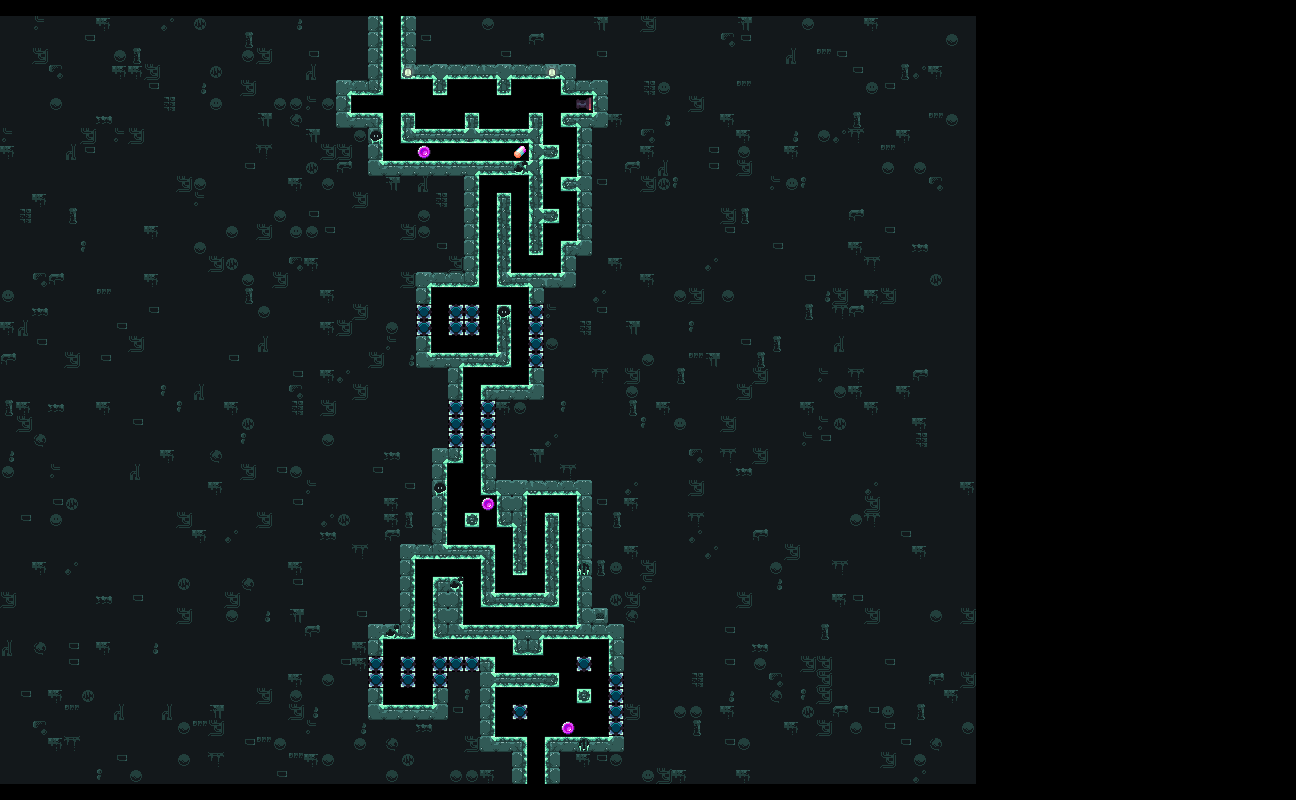

Tiled map render using the project's own tile images. Description and the map definition, with tile-layer contents summarised, below:
An orthogonal 81x50 tile map with 16x16 px tiles, 5 tile layers (Prototype, Obstacles, Background, Layout, ...), 2 tilesets and 169 objects (134x Sprinkle, 12x Sewers_StaticSpike06, 7x Sewers_StaticSpike14, 3x Coin, 2x Sewers_StaticSpike00, ...).

<map version="1.11" tiledversion="1.11.0" orientation="orthogonal" renderorder="right-down" width="81" height="50" tilewidth="16" tileheight="16" infinite="0" nextlayerid="75" nextobjectid="320709">
 <properties>
  <property name="IgnoreLock" type="bool" value="false" />
 </properties>
 <tileset firstgid="1" source="../../../Tilemap/Bioms/Factory_Tilemap.tsx" />
 <tileset firstgid="2476" source="../../../Tilemap/Bioms/Sewers_Tilemap.tsx" />
 <group id="2" name="Input">
  <layer id="6" name="Prototype" width="81" height="50">
   <properties>
    <property name="unity:SortingLayer" value="Prototype" />
   </properties>
   <data>[4050 cells, 2737 non-empty, 4 distinct tile ids]</data>
  </layer>
  <layer id="45" name="Obstacles" width="81" height="50">
   <properties>
    <property name="unity:SortingLayer" value="Obstacles" />
   </properties>
   <data>[4050 cells, 33 non-empty, 4 distinct tile ids]</data>
  </layer>
 </group>
 <group id="3" name="Output">
  <group id="11" name="Output_Hazards">
   <objectgroup id="48" name="Hazard20" tintcolor="#ffffff">
    <properties>
     <property name="unity:SortingLayer" value="Hazard20" />
    </properties>
   </objectgroup>
   <objectgroup id="49" name="Hazard19" tintcolor="#ffffff">
    <properties>
     <property name="unity:SortingLayer" value="Hazard19" />
    </properties>
   </objectgroup>
   <objectgroup id="50" name="Hazard18" tintcolor="#ffffff">
    <properties>
     <property name="unity:SortingLayer" value="Hazard18" />
    </properties>
   </objectgroup>
   <objectgroup id="51" name="Hazard17" tintcolor="#ffffff">
    <properties>
     <property name="unity:SortingLayer" value="Hazard17" />
    </properties>
   </objectgroup>
   <objectgroup id="52" name="Hazard16" tintcolor="#ffffff">
    <properties>
     <property name="unity:SortingLayer" value="Hazard16" />
    </properties>
   </objectgroup>
   <objectgroup id="53" name="Hazard15" tintcolor="#ffffff">
    <properties>
     <property name="unity:SortingLayer" value="Hazard15" />
    </properties>
   </objectgroup>
   <objectgroup id="54" name="Hazard14" tintcolor="#ffffff">
    <properties>
     <property name="unity:SortingLayer" value="Hazard14" />
    </properties>
   </objectgroup>
   <objectgroup id="55" name="Hazard13" tintcolor="#ffffff">
    <properties>
     <property name="unity:SortingLayer" value="Hazard13" />
    </properties>
   </objectgroup>
   <objectgroup id="56" name="Hazard12" tintcolor="#ffffff">
    <properties>
     <property name="unity:SortingLayer" value="Hazard12" />
    </properties>
   </objectgroup>
   <objectgroup id="57" name="Hazard11" tintcolor="#ffffff">
    <properties>
     <property name="unity:SortingLayer" value="Hazard11" />
    </properties>
   </objectgroup>
   <objectgroup id="58" name="Hazard10" tintcolor="#ffffff">
    <properties>
     <property name="unity:SortingLayer" value="Hazard10" />
    </properties>
   </objectgroup>
   <objectgroup id="59" name="Hazard09" tintcolor="#ffffff">
    <properties>
     <property name="unity:SortingLayer" value="Hazard09" />
    </properties>
   </objectgroup>
   <objectgroup id="60" name="Hazard08" tintcolor="#ffffff">
    <properties>
     <property name="unity:SortingLayer" value="Hazard08" />
    </properties>
   </objectgroup>
   <objectgroup id="61" name="Hazard07" tintcolor="#ffffff">
    <properties>
     <property name="unity:SortingLayer" value="Hazard07" />
    </properties>
   </objectgroup>
   <objectgroup id="62" name="Hazard06" tintcolor="#ffffff">
    <properties>
     <property name="unity:SortingLayer" value="Hazard06" />
    </properties>
   </objectgroup>
   <objectgroup id="63" name="Hazard05" tintcolor="#ffffff">
    <properties>
     <property name="unity:SortingLayer" value="Hazard05" />
    </properties>
   </objectgroup>
   <objectgroup id="64" name="Hazard04" tintcolor="#ffffff">
    <properties>
     <property name="unity:SortingLayer" value="Hazard04" />
    </properties>
   </objectgroup>
   <objectgroup id="65" name="Hazard03" tintcolor="#ffffff">
    <properties>
     <property name="unity:SortingLayer" value="Hazard03" />
    </properties>
   </objectgroup>
   <objectgroup id="66" name="Hazard02" tintcolor="#ffffff">
    <properties>
     <property name="unity:SortingLayer" value="Hazard02" />
    </properties>
   </objectgroup>
   <objectgroup id="67" name="Hazard01" tintcolor="#ffffff">
    <properties>
     <property name="unity:SortingLayer" value="Hazard01" />
    </properties>
   </objectgroup>
   <objectgroup id="68" name="Hazard00" tintcolor="#ffffff">
    <properties>
     <property name="unity:SortingLayer" value="Hazard00" />
    </properties>
   </objectgroup>
   <objectgroup id="69" name="Dropper" tintcolor="#ffffff">
    <properties>
     <property name="unity:SortingLayer" value="Dropper" />
    </properties>
   </objectgroup>
   <objectgroup id="70" name="Smallbot" tintcolor="#ffffff">
    <properties>
     <property name="unity:SortingLayer" value="Smallbot" />
    </properties>
   </objectgroup>
   <objectgroup id="71" name="Fireball" tintcolor="#ffffff">
    <properties>
     <property name="unity:SortingLayer" value="Fireball" />
    </properties>
   </objectgroup>
   <objectgroup id="42" name="Buzzsaw">
    <properties>
     <property name="unity:SortingLayer" value="Buzzsaw" />
    </properties>
   </objectgroup>
   <objectgroup id="41" name="FireCannon">
    <properties>
     <property name="unity:SortingLayer" value="FireCannon" />
    </properties>
    <!-- 1 objects omitted --></objectgroup>
   <objectgroup id="40" name="Slamblock">
    <properties>
     <property name="unity:SortingLayer" value="Slamblock" />
    </properties>
   </objectgroup>
   <objectgroup id="14" name="HiddenSpike">
    <properties>
     <property name="unity:SortingLayer" value="HiddenSpike" />
    </properties>
   </objectgroup>
   <objectgroup id="13" name="StaticSpike">
    <properties>
     <property name="unity:SortingLayer" value="StaticSpike" />
    </properties>
    <!-- 30 objects omitted --></objectgroup>
  </group>
  <group id="32" name="Output_Items">
   <objectgroup id="72" name="Item00" tintcolor="#ffffff">
    <properties>
     <property name="unity:SortingLayer" value="Item00" />
    </properties>
   </objectgroup>
   <objectgroup id="73" name="Star" tintcolor="#ffffff">
    <properties>
     <property name="unity:SortingLayer" value="Star" />
    </properties>
   </objectgroup>
   <objectgroup id="74" name="Key" tintcolor="#ffffff">
    <properties>
     <property name="unity:SortingLayer" value="Key" />
    </properties>
   </objectgroup>
   <objectgroup id="43" name="PowerUp">
    <properties>
     <property name="unity:SortingLayer" value="PowerUp" />
    </properties>
    <!-- 1 objects omitted --></objectgroup>
   <objectgroup id="39" name="Sprinkle">
    <properties>
     <property name="unity:SortingLayer" value="Sprinkle" />
    </properties>
    <!-- 134 objects omitted --></objectgroup>
   <objectgroup id="34" name="Coin">
    <properties>
     <property name="unity:SortingLayer" value="Coin" />
    </properties>
    <!-- 3 objects omitted --></objectgroup>
  </group>
  <layer id="9" name="Background" width="81" height="50">
   <properties>
    <property name="unity:SortingLayer" value="Background" />
   </properties>
   <data>[4050 cells, 2472 non-empty, 21 distinct tile ids]</data>
  </layer>
  <layer id="8" name="Layout" width="81" height="50">
   <properties>
    <property name="unity:SortingLayer" value="Layout" />
    <property name="unity:Tag" value="Wall" />
   </properties>
   <data>[4050 cells, 227 non-empty, 46 distinct tile ids]</data>
  </layer>
  <layer id="47" name="Details" width="81" height="50">
   <properties>
    <property name="unity:SortingLayer" value="Details" />
   </properties>
   <data>[4050 cells, 0 non-empty, 0 distinct tile ids]</data>
  </layer>
 </group>
</map>
<!-- 169 of 169 objects omitted -->
